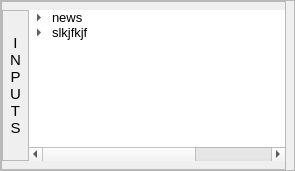
                                          <widget class="QFrame" name="inputs_frame">
                                           <property name="maximumSize">
                                            <size>
                                             <width>16777215</width>
                                             <height>171</height>
                                            </size>
                                           </property>
                                           <property name="styleSheet">
                                            <string notr="true"/>
                                           </property>
                                           <property name="frameShape">
                                            <enum>QFrame::StyledPanel</enum>
                                           </property>
                                           <property name="frameShadow">
                                            <enum>QFrame::Raised</enum>
                                           </property>
                                           <layout class="QHBoxLayout" name="horizontalLayout">
                                            <property name="leftMargin">
                                             <number>0</number>
                                            </property>
                                            <property name="topMargin">
                                             <number>0</number>
                                            </property>
                                            <property name="rightMargin">
                                             <number>8</number>
                                            </property>
                                            <property name="bottomMargin">
                                             <number>0</number>
                                            </property>
                                            <item>
                                             <widget class="QFrame" name="intput_treeWid_frame">
                                              <property name="styleSheet">
                                               <string notr="true"/>
                                              </property>
                                              <property name="frameShape">
                                               <enum>QFrame::StyledPanel</enum>
                                              </property>
                                              <property name="frameShadow">
                                               <enum>QFrame::Raised</enum>
                                              </property>
                                              <layout class="QGridLayout" name="gridLayout_21">
                                               <property name="leftMargin">
                                                <number>0</number>
                                               </property>
                                               <property name="topMargin">
                                                <number>8</number>
                                               </property>
                                               <property name="rightMargin">
                                                <number>0</number>
                                               </property>
                                               <property name="bottomMargin">
                                                <number>8</number>
                                               </property>
                                               <property name="spacing">
                                                <number>0</number>
                                               </property>
                                               <item row="0" column="0">
                                                <widget class="QFrame" name="input_label_frame">
                                                 <property name="minimumSize">
                                                  <size>
                                                   <width>10</width>
                                                   <height>0</height>
                                                  </size>
                                                 </property>
                                                 <property name="frameShape">
                                                  <enum>QFrame::StyledPanel</enum>
                                                 </property>
                                                 <property name="frameShadow">
                                                  <enum>QFrame::Raised</enum>
                                                 </property>
                                                 <layout class="QHBoxLayout" name="horizontalLayout_2">
                                                  <property name="spacing">
                                                   <number>0</number>
                                                  </property>
                                                  <property name="leftMargin">
                                                   <number>7</number>
                                                  </property>
                                                  <property name="topMargin">
                                                   <number>0</number>
                                                  </property>
                                                  <property name="rightMargin">
                                                   <number>7</number>
                                                  </property>
                                                  <property name="bottomMargin">
                                                   <number>0</number>
                                                  </property>
                                                  <item>
                                                   <widget class="QLabel" name="input_label">
                                                    <property name="minimumSize">
                                                     <size>
                                                      <width>10</width>
                                                      <height>0</height>
                                                     </size>
                                                    </property>
                                                    <property name="font">
                                                     <font>
                                                      <pointsize>11</pointsize>
                                                     </font>
                                                    </property>
                                                    <property name="layoutDirection">
                                                     <enum>Qt::LeftToRight</enum>
                                                    </property>
                                                    <property name="text">
                                                     <string>I
N
P
U
T
S</string>
                                                    </property>
                                                    <property name="alignment">
                                                     <set>Qt::AlignCenter</set>
                                                    </property>
                                                   </widget>
                                                  </item>
                                                 </layout>
                                                </widget>
                                               </item>
                                               <item row="0" column="1">
                                                <widget class="QTreeWidget" name="input_TreeWid">
                                                 <property name="minimumSize">
                                                  <size>
                                                   <width>200</width>
                                                   <height>0</height>
                                                  </size>
                                                 </property>
                                                 <property name="font">
                                                  <font>
                                                   <pointsize>10</pointsize>
                                                  </font>
                                                 </property>
                                                 <property name="styleSheet">
                                                  <string notr="true"/>
                                                 </property>
                                                 <property name="frameShape">
                                                  <enum>QFrame::NoFrame</enum>
                                                 </property>
                                                 <property name="frameShadow">
                                                  <enum>QFrame::Sunken</enum>
                                                 </property>
                                                 <property name="horizontalScrollMode">
                                                  <enum>QAbstractItemView::ScrollPerItem</enum>
                                                 </property>
                                                 <property name="columnCount">
                                                  <number>3</number>
                                                 </property>
                                                 <attribute name="headerVisible">
                                                  <bool>false</bool>
                                                 </attribute>
                                                 <attribute name="headerCascadingSectionResizes">
                                                  <bool>false</bool>
                                                 </attribute>
                                                 <column>
                                                  <property name="text">
                                                   <string notr="true">1</string>
                                                  </property>
                                                 </column>
                                                 <column>
                                                  <property name="text">
                                                   <string notr="true">2</string>
                                                  </property>
                                                 </column>
                                                 <column>
                                                  <property name="text">
                                                   <string notr="true">3</string>
                                                  </property>
                                                 </column>
                                                 <item>
                                                  <property name="text">
                                                   <string>news</string>
                                                  </property>
                                                  <item>
                                                   <property name="text">
                                                    <string>fsdjfhh</string>
                                                   </property>
                                                  </item>
                                                 </item>
                                                 <item>
                                                  <property name="text">
                                                   <string>slkjfkjf</string>
                                                  </property>
                                                  <item>
                                                   <property name="text">
                                                    <string>sdgsdg</string>
                                                   </property>
                                                  </item>
                                                 </item>
                                                </widget>
                                               </item>
                                              </layout>
                                             </widget>
                                            </item>
                                           </layout>
                                          </widget>
